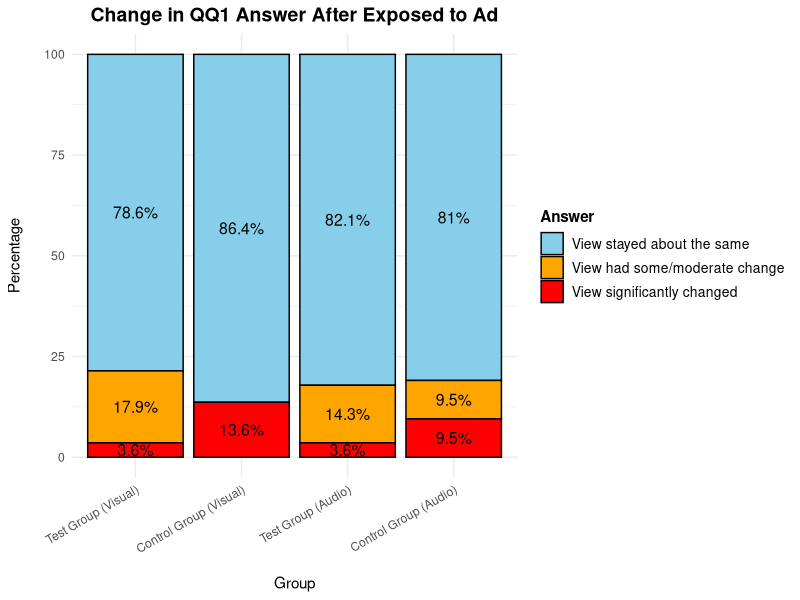
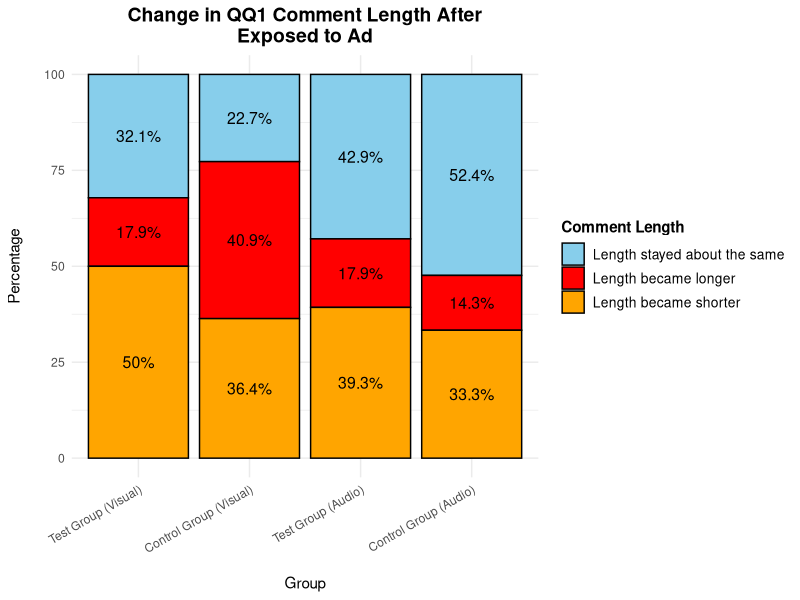
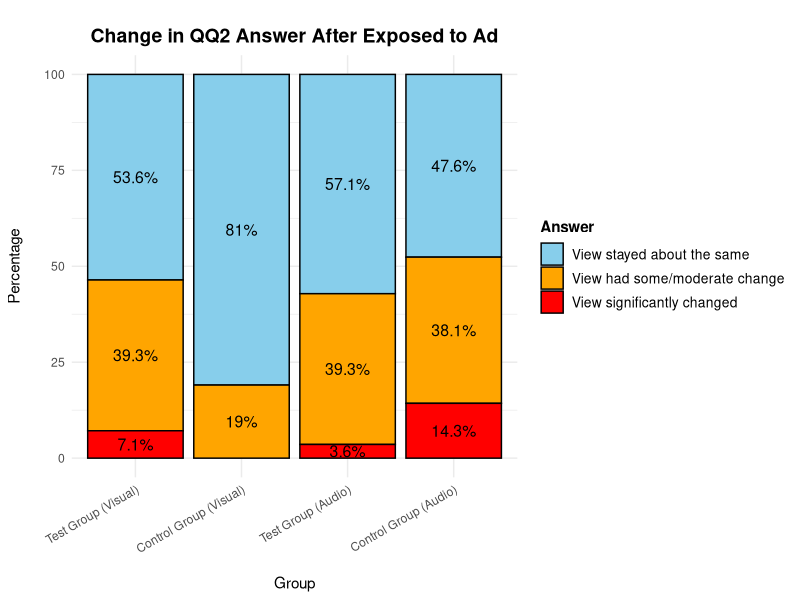
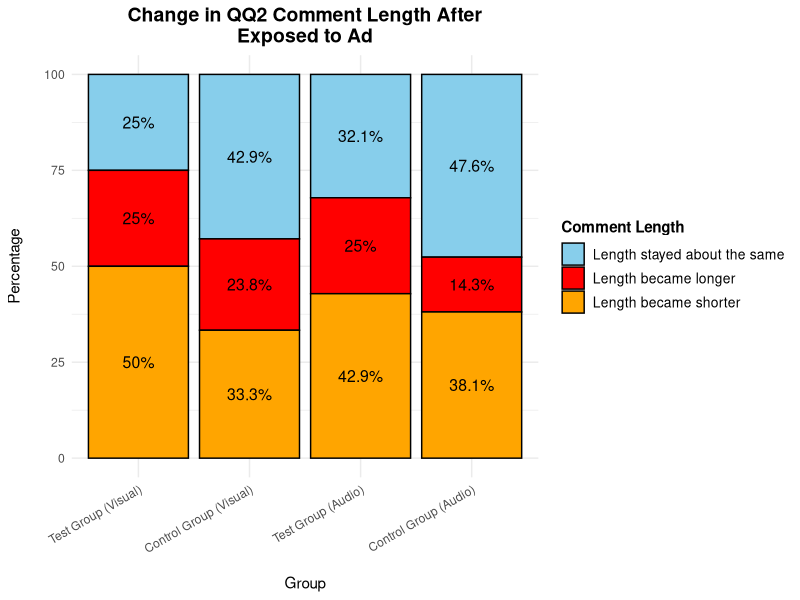
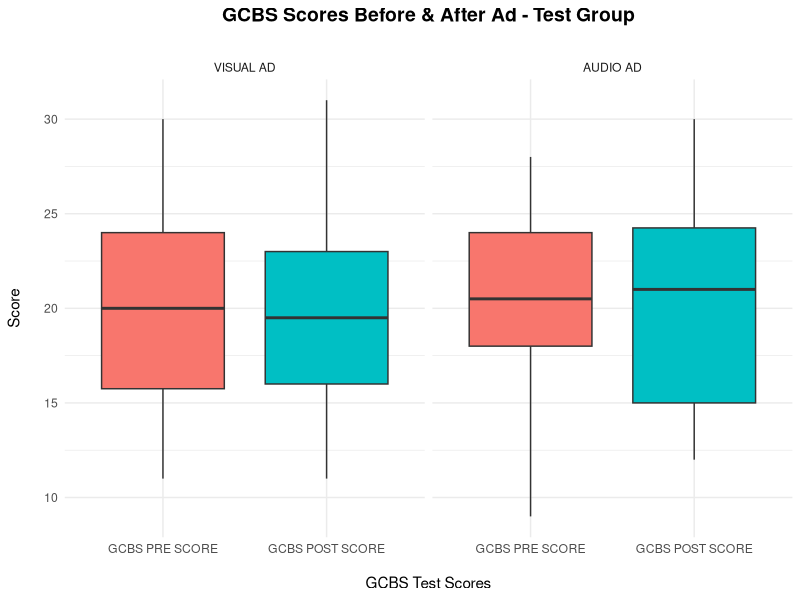
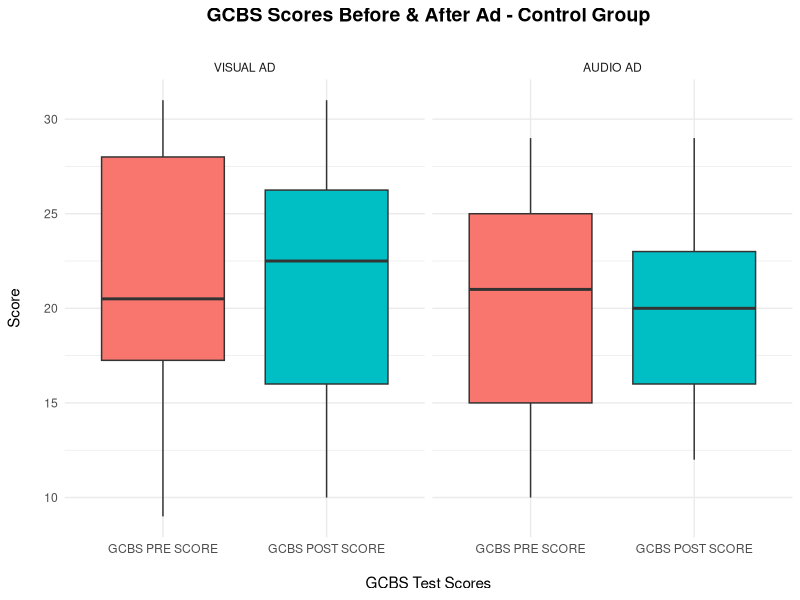

Recreate these plots in R, in order.
## ---- chunk 1

# Load library and dataset

#install.packages("rmarkdown")
#install.packages("tinytex")
#tinytex::install_tinytex()
#install.packages("gridExtra")
#install.packages("cowplot")

library(gridExtra)
library(readxl)
library(dplyr)
library(corrplot)
library(writexl)
library(ggplot2)

misinfo <- read_excel("data/sketches_for_skepticism_shortened.xlsx")
summary(misinfo)
## ---- chunk 2

# Filtered data set to columns I need

# Columns I need: 

# PARTICIPANT ID
# GROUP
# CHANGED_VIEWS_QQ1
# CHANGED_LENGTH_QQ1
# CHANGED_VIEWS_QQ2
# CHANGED_LENGTH_QQ2
# GCBS PRE SCORE
# GCBS POST SCORE
# PRE & POST SCORE
# GCBS CHANGE
# MIST-20 PRE SCORE
# MIST-20 POST SCORE
# MIST-20 CHANGE
# ITMIST PRE SCORE
# ITMIST POST SCORE
# ITMIST CHANGE
# UNDERSTANDABILITY
# SENTIMENT
# ADDITIONAL THOUGHTS

misinfo_filtered <- misinfo %>%
  select(`PARTICIPANT ID`, GROUP, CHANGED_VIEWS_QQ1, CHANGED_LENGTH_QQ1,
         CHANGED_VIEWS_QQ2, CHANGED_LENGTH_QQ2, `GCBS PRE SCORE`, 
         `GCBS POST SCORE`, `PRE & POST SCORE`, `GCBS CHANGE`, 
         `MIST-20 PRE SCORE`, `MIST-20 POST SCORE`, `MIST-20 CHANGE`, 
         `ITMIST PRE SCORE`, `ITMIST POST SCORE`, `ITMIST CHANGE`, 
         UNDERSTANDABILITY, SENTIMENT, `ADDITIONAL THOUGHTS`)
## ---- chunk 3
# Turn "character" columns into factors

# Columns that need to be turned into factors: 

# GROUP
#   "Test Group (Visual)"
#   "Control Group (Visual)"
#   "Test Group (Audio)"
#   "Control Group (Audio)"

# CHANGED_VIEWS_QQ1
#   "View stayed about the same"
#   "View had some/moderate change"
#   "View significantantly changed"

# CHANGED_LENGTH_QQ1
#   "Comment length became slightly or significantly shorter"
#   "Comment length became slightly or significantly longer" 
#   "Comment length stayed about the same"

# CHANGED_VIEWS_QQ2

# CHANGED_LENGTH_QQ2

# UNDERSTANDABILITY

# SENTIMENT

# `ADDITIONAL THOUGHTS`

# Mapping categorical variables to numerical values
misinfo_filtered <- misinfo_filtered %>%
  mutate(
    GROUP = case_when(
      GROUP == "Test Group (Visual)" ~ 1,
      GROUP == "Control Group (Visual)" ~ 2,
      GROUP == "Test Group (Audio)" ~ 3,
      GROUP == "Control Group (Audio)" ~ 4
    ),
    CHANGED_VIEWS_QQ1 = case_when(
      CHANGED_VIEWS_QQ1 == "View stayed about the same" ~ 1,
      CHANGED_VIEWS_QQ1 == "View had some/moderate change" ~ 2,
      CHANGED_VIEWS_QQ1 == "View significantly changed" ~ 3
    ),
    CHANGED_LENGTH_QQ1 = case_when(
      CHANGED_LENGTH_QQ1 == "Comment length became slightly or significantly shorter" ~ 1,
      CHANGED_LENGTH_QQ1 == "Comment length became slightly or significantly longer" ~ 2,
      CHANGED_LENGTH_QQ1 == "Comment length stayed about the same" ~ 3
    ),
    CHANGED_VIEWS_QQ2 = case_when(
      CHANGED_VIEWS_QQ2 == "View stayed about the same" ~ 1,
      CHANGED_VIEWS_QQ2 == "View had some/moderate change" ~ 2,
      CHANGED_VIEWS_QQ2 == "View significantly changed" ~ 3
    ),
    CHANGED_LENGTH_QQ2 = case_when(
      CHANGED_LENGTH_QQ2 == "Comment length became slightly or significantly shorter" ~ 1,
      CHANGED_LENGTH_QQ2 == "Comment length became slightly or significantly longer" ~ 2,
      CHANGED_LENGTH_QQ2 == "Comment length stayed about the same" ~ 3
    ),
    SENTIMENT = case_when(
      SENTIMENT == "Positive" ~ 1,
      SENTIMENT == "Negative" ~ 2,
      SENTIMENT == "Neutral" ~ 3
    )
  )

# Check the updated dataset
head(misinfo_filtered)

# Check for missing values in the dataset
colSums(is.na(misinfo_filtered))

# Ensure CHANGED_VIEWS_QQ1 is treated as a factor
#misinfo_filtered$CHANGED_VIEWS_QQ1 <- as.factor(misinfo_filtered$CHANGED_VIEWS_QQ1)

# Ensure CHANGED_LENGTH_QQ1 is treated as a factor
#misinfo_filtered$CHANGED_LENGTH_QQ1 <- as.factor(misinfo_filtered$CHANGED_LENGTH_QQ1)

# Ensure SENTIMENT is treated as a factor
#misinfo_filtered$SENTIMENT <- as.factor(misinfo_filtered$SENTIMENT)
## ---- chunk 4

library(ggplot2)
library(dplyr)

# Create an empty list to store pie charts
pie_charts <- list()

# Define a vector to map numeric values to descriptions for CHANGED_VIEWS_QQ1
view_labels <- c("1" = "View stayed about the same",
                 "2" = "View had some/moderate change",
                 "3" = "View significantly changed")

# Custom colors for each section (You can change these to any colors you prefer)
#custom_colors <- c("skyblue", "lightgreen", "coral")
custom_colors <- c("skyblue", "orange", "red")

# Define a vector to map numeric GROUP values to their corresponding titles
group_titles <- c(
  "1" = "Test Group (Visual)",
  "2" = "Control Group (Visual)",
  "3" = "Test Group (Audio)",
  "4" = "Control Group (Audio)"
)

# Loop through each GROUP value (numeric) and create pie charts
for (group_value in unique(misinfo_filtered$GROUP)) {
  
  # Convert group_value to a character (because group_titles uses character keys)
  group_name <- as.character(group_value)
  
  # Prepare data for pie chart
  pie_data <- misinfo_filtered %>%
    filter(GROUP == group_value) %>%
    count(CHANGED_VIEWS_QQ1) %>%
    mutate(percentage = n / sum(n) * 100,
           label = paste0(round(percentage, 1), "%"))  # Create labels with percentage signs
  
  # Ensure CHANGED_VIEWS_QQ1 is a factor
  pie_data$CHANGED_VIEWS_QQ1 <- factor(pie_data$CHANGED_VIEWS_QQ1, levels = c("1", "2", "3"))
  
  # Generate pie chart with custom colors and black borders
  p <- ggplot(pie_data, aes(x = "", y = n, fill = CHANGED_VIEWS_QQ1)) +
    geom_bar(stat = "identity", width = 1, color = "black") +  # Add black border around sections
    coord_polar(theta = "y") +
    geom_text(aes(label = label), position = position_stack(vjust = 0.7), color = "black", size = 3, fontface = "bold") +  # Add labels inside the pie
    labs(title = group_titles[group_name],  # Custom title based on group_name
         fill = "Change in Views") +  # Rename the legend
    scale_fill_manual(values = custom_colors, labels = view_labels) +  # Apply custom colors
    theme_void() +  # Remove unnecessary gridlines
    theme(legend.position = "right")  # Ensure the legend is visible
  
  # Store the plot in the list with the group value as the name
  pie_charts[[paste0("Group_", group_name)]] <- p
}

# View stored pie charts
#pie_charts[["Group_1"]]  # View the pie chart for "Test Group (Visual)"
#pie_charts[["Group_2"]]  # View the pie chart for "Control Group (Visual)"
#pie_charts[["Group_3"]]  # View the pie chart for "Test Group (Audio)"
#pie_charts[["Group_4"]]  # View the pie chart for "Control Group (Audio)"

# Combine the first two and the last two pie charts in a 2x2 grid
#grid.arrange(
#  pie_charts[["Group_1"]],  # Test Group (Visual)
#  pie_charts[["Group_2"]]  # Control Group (Visual)
  #pie_charts[["Group_3"]],  # Test Group (Audio)
  #pie_charts[["Group_4"]],  # Control Group (Audio)
  #nrow = 2  # Arrange in 2 rows
  #ncol = 1   # Arrange in 2 columns
#)
## ---- chunk 5

library(gridExtra)
library(cowplot)

# Function to extract the legend from a ggplot
get_legend <- function(my_plot) {
  g <- ggplotGrob(my_plot)
  legend <- g$grobs[[which(sapply(g$grobs, function(x) x$name) == "guide-box")]]
  return(legend)
}

# Extract the legend from one of the pie charts
shared_legend <- get_legend(pie_charts[["Group_1"]])

# Apply centered titles to all four plots
plot1 <- pie_charts[["Group_1"]] +
  ggtitle("Test Group (Visual)") +
  theme(plot.title = element_text(hjust = 0.5), legend.position = "none")

plot2 <- pie_charts[["Group_2"]] +
  ggtitle("Control Group (Visual)") +
  theme(plot.title = element_text(hjust = 0.5), legend.position = "none")

plot3 <- pie_charts[["Group_3"]] +
  ggtitle("Test Group (Audio)") +
  theme(plot.title = element_text(hjust = 0.5), legend.position = "none")

plot4 <- pie_charts[["Group_4"]] +
  ggtitle("Control Group (Audio)") +
  theme(plot.title = element_text(hjust = 0.5), legend.position = "none")

# Arrange first row (Visual groups)
#row1 <- arrangeGrob(plot1, plot2, nrow = 1)

# Arrange second row (Audio groups)
#row2 <- arrangeGrob(plot3, plot4, nrow = 1)

# Arrange everything correctly
#grid.arrange(
#  row1,
#  row2,
#  shared_legend,
#  nrow = 3,
#  heights = c(4, 4, 2)  # Adjust height ratios for better spacing
#)

## ---- chunk 6

library(gridExtra)
library(cowplot)

# Function to extract the legend from a ggplot
get_legend <- function(my_plot) {
  g <- ggplotGrob(my_plot)
  legend <- g$grobs[[which(sapply(g$grobs, function(x) x$name) == "guide-box")]]
  return(legend)
}

# Extract the legend from one of the pie charts
shared_legend <- get_legend(pie_charts[["Group_1"]])

# Apply centered titles to all four plots
plot1 <- pie_charts[["Group_1"]] +
  ggtitle("Test Group") +
  theme(plot.title = element_text(hjust = 0.5), legend.position = "none") # Visual Test Group

plot2 <- pie_charts[["Group_2"]] +
  ggtitle("Control Group") +
  theme(plot.title = element_text(hjust = 0.5), legend.position = "none") # Visual Control Group

plot3 <- pie_charts[["Group_3"]] +
  ggtitle("Test Group") +
  theme(plot.title = element_text(hjust = 0.5), legend.position = "none") # Audio Test Group

plot4 <- pie_charts[["Group_4"]] +
  ggtitle("Control Group") +
  theme(plot.title = element_text(hjust = 0.5), legend.position = "none") # Audio Control Group

#grid.arrange(
#  arrangeGrob(
#    plot1, plot2,
#    nrow = 1
#  ),
#  shared_legend,
#  nrow = 2,
#  heights = c(4, 2)  # Adjust height ratios for better spacing
#)
## ---- chunk 7

#grid.arrange(
#  arrangeGrob(
#    plot3, plot4,
#    nrow = 1
#  ),
#  shared_legend,
#  nrow = 2,
#  heights = c(4, 2)  # Adjust height ratios for better spacing
#)

# heights = c(4, 1)  # Original ratio
## ---- chunk 8

# THIS IS JUST THE CODE TO PERFORM THE ANALYSIS ON COMMENT LENGTH

# Create an empty list to store pie charts
pie_charts <- list()

# Define a vector to map numeric values to descriptions for CHANGED_VIEWS_QQ1
view_labels <- c("1" = "Comment length stayed about the same",
                 "2" = "Comment length became slightly or significantly longer",
                 "3" = "Comment length became slightly or significantly shorter")

# Custom colors for each section (You can change these to any colors you prefer)
#custom_colors <- c("skyblue", "lightgreen", "coral")
custom_colors <- c("skyblue", "red", "orange")

# Define a vector to map numeric GROUP values to their corresponding titles
group_titles <- c(
  "1" = "Test Group (Visual)",
  "2" = "Control Group (Visual)",
  "3" = "Test Group (Audio)",
  "4" = "Control Group (Audio)"
)

# Loop through each GROUP value (numeric) and create pie charts
for (group_value in unique(misinfo_filtered$GROUP)) {
  
  # Convert group_value to a character (because group_titles uses character keys)
  group_name <- as.character(group_value)
  
  # Prepare data for pie chart
  pie_data <- misinfo_filtered %>%
    filter(GROUP == group_value) %>%
    count(CHANGED_LENGTH_QQ1) %>%
    mutate(percentage = n / sum(n) * 100,
           label = paste0(round(percentage, 1), "%"))  # Create labels with percentage signs
  
  # Ensure CHANGED_VIEWS_QQ1 is a factor
  pie_data$CHANGED_LENGTH_QQ1 <- factor(pie_data$CHANGED_LENGTH_QQ1, levels = c("1", "2", "3"))
  
  # Generate pie chart with custom colors and black borders
  p <- ggplot(pie_data, aes(x = "", y = n, fill = CHANGED_LENGTH_QQ1)) +
    geom_bar(stat = "identity", width = 1, color = "black") +  # Add black border around sections
    coord_polar(theta = "y") +
    geom_text(aes(label = label), position = position_stack(vjust = 0.7), color = "black", size = 3, fontface = "bold") +  # Add labels inside the pie
    labs(title = group_titles[group_name],  # Custom title based on group_name
         fill = "Change in Comment Length") +  # Rename the legend
    scale_fill_manual(values = custom_colors, labels = view_labels) +  # Apply custom colors
    theme_void() +  # Remove unnecessary gridlines
    theme(legend.position = "right")  # Ensure the legend is visible
  
  # Store the plot in the list with the group value as the name
  pie_charts[[paste0("Group_", group_name)]] <- p
}

# The first two pie charts


# Function to extract the legend from a ggplot
get_legend <- function(my_plot) {
  g <- ggplotGrob(my_plot)
  legend <- g$grobs[[which(sapply(g$grobs, function(x) x$name) == "guide-box")]]
  return(legend)
}

# Extract the legend from one of the pie charts
shared_legend <- get_legend(pie_charts[["Group_1"]])

# Apply centered titles to all four plots
plot1 <- pie_charts[["Group_1"]] +
  ggtitle("Test Group") +
  theme(plot.title = element_text(hjust = 0.5), legend.position = "none") # Visual Test Group

plot2 <- pie_charts[["Group_2"]] +
  ggtitle("Control Group") +
  theme(plot.title = element_text(hjust = 0.5), legend.position = "none") # Visual Control Group

plot3 <- pie_charts[["Group_3"]] +
  ggtitle("Test Group") +
  theme(plot.title = element_text(hjust = 0.5), legend.position = "none") # Audio Test Group

plot4 <- pie_charts[["Group_4"]] +
  ggtitle("Control Group") +
  theme(plot.title = element_text(hjust = 0.5), legend.position = "none") # Audio Control Group

#grid.arrange(
#  arrangeGrob(
#    plot1, plot2,
#    nrow = 1
#  ),
#  shared_legend,
#  nrow = 2,
#  heights = c(4, 2)  # Adjust height ratios for better spacing
#)
## ---- chunk 9

# Prepare data for stacked bar chart
stacked_data <- misinfo_filtered %>%
  count(GROUP, CHANGED_VIEWS_QQ1) %>%
  group_by(GROUP) %>%
  mutate(percentage = n / sum(n) * 100) %>%  # Convert to percentage
  ungroup()

# Ensure GROUP and CHANGED_LENGTH_QQ1 are factors for proper ordering
stacked_data$GROUP <- factor(stacked_data$GROUP, levels = c("1", "2", "3", "4"))
stacked_data$CHANGED_VIEWS_QQ1 <- factor(stacked_data$CHANGED_VIEWS_QQ1, levels = c("1", "2", "3"))

# Define custom labels for groups
group_titles <- c(
  "1" = "Test Group (Visual)",
  "2" = "Control Group (Visual)",
  "3" = "Test Group (Audio)",
  "4" = "Control Group (Audio)"
)

# Define a vector to map numeric values to descriptions for CHANGED_VIEWS_QQ1
view_labels <- c("1" = "View stayed about the same",
                 "2" = "View had some/moderate change",
                 "3" = "View significantly changed")

# Custom colors
custom_colors <- c("skyblue", "orange", "red")

# Create the stacked bar chart
stacked_bar_chart <- ggplot(stacked_data, aes(x = GROUP, y = percentage, fill = CHANGED_VIEWS_QQ1)) +
  geom_bar(stat = "identity", color = "black") +  # Stacked bars with black borders
  geom_text(aes(label = paste0(round(percentage, 1), "%")), 
            position = position_stack(vjust = 0.5),  # Position labels in center of bars
            color = "black", size = 4) +  # Adjust label size and color
  labs(
    title = "Change in QQ1 Answer After Exposed to Ad",
    x = "\nGroup",
    y = "Percentage\n",
    fill = "Answer"
  ) +
  scale_x_discrete(labels = group_titles) +  # Map numeric groups to names
  scale_fill_manual(values = custom_colors, labels = view_labels) +  # Apply colors and labels
  theme_minimal() + 
  theme(
    plot.title = element_text(hjust = 0.5, size = 14, face = "bold"),  # Center and style the title
    axis.text.x = element_text(angle = 30, hjust = 1),  # Tilt x-axis labels for readability
    legend.position = "right",  # Keep legend visible
    legend.title = element_text(face = "bold"),
    legend.text = element_text(size = 10)
  )

# Print the stacked bar chart
print(stacked_bar_chart)
## ---- chunk 10

# Load necessary libraries
library(ggplot2)
library(dplyr)

# Prepare data for stacked bar chart
stacked_data <- misinfo_filtered %>%
  count(GROUP, CHANGED_LENGTH_QQ1) %>%
  group_by(GROUP) %>%
  mutate(percentage = n / sum(n) * 100) %>%  # Convert to percentage
  ungroup()

# Ensure GROUP and CHANGED_LENGTH_QQ1 are factors for proper ordering
stacked_data$GROUP <- factor(stacked_data$GROUP, levels = c("1", "2", "3", "4"))
stacked_data$CHANGED_LENGTH_QQ1 <- factor(stacked_data$CHANGED_LENGTH_QQ1, levels = c("1", "2", "3"))

# Define custom labels for groups
group_titles <- c(
  "1" = "Test Group (Visual)",
  "2" = "Control Group (Visual)",
  "3" = "Test Group (Audio)",
  "4" = "Control Group (Audio)"
)

# Define labels for CHANGED_LENGTH_QQ1
view_labels <- c("1" = "Length stayed about the same",
                 "2" = "Length became longer",
                 "3" = "Length became shorter")

# Custom colors
custom_colors <- c("skyblue", "red", "orange")

# Create the stacked bar chart
stacked_bar_chart <- ggplot(stacked_data, aes(x = GROUP, y = percentage, fill = CHANGED_LENGTH_QQ1)) +
  geom_bar(stat = "identity", color = "black") +  # Stacked bars with black borders
  geom_text(aes(label = paste0(round(percentage, 1), "%")), 
            position = position_stack(vjust = 0.5),  # Position labels in center of bars
            color = "black", size = 4) +  # Adjust label size and color
  labs(
    title = "Change in QQ1 Comment Length After\nExposed to Ad",
    x = "\nGroup",
    y = "Percentage\n",
    fill = "Comment Length"
  ) +
  scale_x_discrete(labels = group_titles) +  # Map numeric groups to names
  scale_fill_manual(values = custom_colors, labels = view_labels) +  # Apply colors and labels
  theme_minimal() + 
  theme(
    plot.title = element_text(hjust = 0.5, size = 14, face = "bold"),  # Center and style the title
    axis.text.x = element_text(angle = 30, hjust = 1),  # Tilt x-axis labels for readability
    legend.position = "right",  # Keep legend visible
    legend.title = element_text(face = "bold"),
    legend.text = element_text(size = 10)
  )

# Print the stacked bar chart
print(stacked_bar_chart)
## ---- chunk 11

library(tidyr)  # Ensure tidyr is loaded for drop_na()

# Prepare data for stacked bar chart
stacked_data <- misinfo_filtered %>%
  drop_na(CHANGED_VIEWS_QQ2) %>%  # Removes rows with NA in CHANGED_VIEWS_QQ2
  count(GROUP, CHANGED_VIEWS_QQ2) %>%
  group_by(GROUP) %>%
  mutate(percentage = n / sum(n) * 100) %>%  # Convert to percentage
  ungroup()

# Ensure GROUP and CHANGED_VIEWS_QQ2 are factors for proper ordering
stacked_data$GROUP <- factor(stacked_data$GROUP, levels = c("1", "2", "3", "4"))
stacked_data$CHANGED_VIEWS_QQ2 <- factor(stacked_data$CHANGED_VIEWS_QQ2, levels = c("1", "2", "3"))

# Define custom labels for groups
group_titles <- c(
  "1" = "Test Group (Visual)",
  "2" = "Control Group (Visual)",
  "3" = "Test Group (Audio)",
  "4" = "Control Group (Audio)"
)

# Define a vector to map numeric values to descriptions for CHANGED_VIEWS_QQ2
view_labels <- c("1" = "View stayed about the same",
                 "2" = "View had some/moderate change",
                 "3" = "View significantly changed")

# Custom colors
custom_colors <- c("skyblue", "orange", "red")

# Create the stacked bar chart
stacked_bar_chart <- ggplot(stacked_data, aes(x = GROUP, y = percentage, fill = CHANGED_VIEWS_QQ2)) +
  geom_bar(stat = "identity", color = "black") +  # Stacked bars with black borders
  geom_text(aes(label = paste0(round(percentage, 1), "%")), 
            position = position_stack(vjust = 0.5),  # Position labels in center of bars
            color = "black", size = 4) +  # Adjust label size and color
  labs(
    title = "\nChange in QQ2 Answer After Exposed to Ad",
    x = "\nGroup",
    y = "Percentage\n",
    fill = "Answer"
  ) +
  scale_x_discrete(labels = group_titles) +  # Map numeric groups to names
  scale_fill_manual(values = custom_colors, labels = view_labels) +  # Apply colors and labels
  theme_minimal() + 
  theme(
    plot.title = element_text(hjust = 0.5, size = 14, face = "bold"),  # Center and style the title
    axis.text.x = element_text(angle = 30, hjust = 1),  # Tilt x-axis labels for readability
    legend.position = "right",  # Keep legend visible
    legend.title = element_text(face = "bold"),
    legend.text = element_text(size = 10)
  )

# Print the stacked bar chart
print(stacked_bar_chart)
## ---- chunk 12

# Load necessary libraries
library(ggplot2)
library(dplyr)
library(tidyr)  # Ensure tidyr is loaded for drop_na()

# Prepare data for stacked bar chart, removing NA values only for this analysis
stacked_data <- misinfo_filtered %>%
  drop_na(CHANGED_LENGTH_QQ2) %>%  # Removes rows with NA in CHANGED_LENGTH_QQ2
  count(GROUP, CHANGED_LENGTH_QQ2) %>%
  group_by(GROUP) %>%
  mutate(percentage = n / sum(n) * 100) %>%  # Convert to percentage
  ungroup()

# Ensure GROUP and CHANGED_LENGTH_QQ2 are factors for proper ordering
stacked_data$GROUP <- factor(stacked_data$GROUP, levels = c("1", "2", "3", "4"))
stacked_data$CHANGED_LENGTH_QQ2 <- factor(stacked_data$CHANGED_LENGTH_QQ2, levels = c("1", "2", "3"))

# Define custom labels for groups
group_titles <- c(
  "1" = "Test Group (Visual)",
  "2" = "Control Group (Visual)",
  "3" = "Test Group (Audio)",
  "4" = "Control Group (Audio)"
)

# Define labels for CHANGED_LENGTH_QQ2
view_labels <- c("1" = "Length stayed about the same",
                 "2" = "Length became longer",
                 "3" = "Length became shorter")

# Custom colors
custom_colors <- c("skyblue", "red", "orange")

# Create the stacked bar chart
stacked_bar_chart <- ggplot(stacked_data, aes(x = GROUP, y = percentage, fill = CHANGED_LENGTH_QQ2)) +
  geom_bar(stat = "identity", color = "black") +  # Stacked bars with black borders
  geom_text(aes(label = paste0(round(percentage, 1), "%")), 
            position = position_stack(vjust = 0.5),  # Position labels in center of bars
            color = "black", size = 4) +  # Adjust label size and color
  labs(
    title = "Change in QQ2 Comment Length After\nExposed to Ad",
    x = "\nGroup",
    y = "Percentage\n",
    fill = "Comment Length"
  ) +
  scale_x_discrete(labels = group_titles) +  # Map numeric groups to names
  scale_fill_manual(values = custom_colors, labels = view_labels) +  # Apply colors and labels
  theme_minimal() + 
  theme(
    plot.title = element_text(hjust = 0.5, size = 14, face = "bold"),  # Center and style the title
    axis.text.x = element_text(angle = 30, hjust = 1),  # Tilt x-axis labels for readability
    legend.position = "right",  # Keep legend visible
    legend.title = element_text(face = "bold"),
    legend.text = element_text(size = 10)
  )

# Print the stacked bar chart
print(stacked_bar_chart)
## ---- chunk 13

# Create a box plot for GCBS PRE SCORE by GROUP
box_plot <- ggplot(misinfo_filtered, aes(x = as.factor(GROUP), y = `GCBS PRE SCORE`, fill = as.factor(GROUP))) +
  geom_boxplot(outlier.colour = "red", outlier.shape = 16, outlier.size = 2) +  # Boxplot with outliers in red
  labs(
    title = "Distribution of GCBS Pre Score by Group",
    x = "Group",
    y = "GCBS Pre Score"
  ) +
  scale_x_discrete(labels = group_titles) +  # Apply custom labels for groups
  theme_minimal() +
  theme(
    plot.title = element_text(hjust = 0.5, size = 14, face = "bold"),
    legend.position = "none"  # Hide legend since colors represent groups
  )

# Print the box plot
#print(box_plot)

# Create a box plot for GCBS POST SCORE by GROUP
box_plot_post <- ggplot(misinfo_filtered, aes(x = as.factor(GROUP), y = `GCBS POST SCORE`, fill = as.factor(GROUP))) +
  geom_boxplot(outlier.colour = "red", outlier.shape = 16, outlier.size = 2) +  # Boxplot with outliers in red
  labs(
    title = "Distribution of GCBS Post Score by Group",
    x = "Group",
    y = "GCBS Post Score"
  ) +
  scale_x_discrete(labels = group_titles) +  # Apply custom labels for groups
  theme_minimal() +
  theme(
    plot.title = element_text(hjust = 0.5, size = 14, face = "bold"),
    legend.position = "none"  # Hide legend since colors represent groups
  )

# Print the box plot
#print(box_plot_post)
## ---- chunk 14

# Load necessary libraries
library(ggplot2)
library(dplyr)
library(tidyr)
library(gridExtra)

# Define custom labels for groups
group_titles <- c(
  "1" = "VISUAL AD", # Test Group (Visual)
  "2" = "VISUAL AD", # Control Group (Visual)
  "3" = "AUDIO AD", # Test Group (Audio)
  "4" = "AUDIO AD" # Control Group (Audio)
)

# Reshape the data to long format for easier faceting
long_data <- misinfo_filtered %>%
  select(GROUP, `GCBS PRE SCORE`, `GCBS POST SCORE`) %>%
  pivot_longer(cols = c(`GCBS PRE SCORE`, `GCBS POST SCORE`), 
               names_to = "Test_Time", 
               values_to = "Score") %>%
  mutate(Test_Time = factor(Test_Time, levels = c("GCBS PRE SCORE", "GCBS POST SCORE")))

# Create the first plot for Groups 1 and 2 (Visual Test and Control)
plot1 <- ggplot(long_data %>% filter(GROUP %in% c(1, 3)), aes(x = Test_Time, y = Score, fill = Test_Time)) +
  geom_boxplot(outlier.colour = "red", outlier.shape = 16, outlier.size = 2) +
  facet_wrap(~ GROUP, labeller = as_labeller(group_titles)) +  # Only for Groups 1 and 2
  labs(
    title = "GCBS Scores Before & After Ad - Test Group\n",
    x = "\nGCBS Test Scores",
    y = "Score\n"
  ) +
  theme_minimal() +
  theme(
    plot.title = element_text(hjust = 0.5, size = 14, face = "bold"),
    legend.position = "none"
  )

# Use grid.arrange to display both plots together
grid.arrange(plot1)  # Arrange plots side by side
## ---- chunk 15

# Load necessary libraries
library(ggplot2)
library(dplyr)
library(tidyr)
library(gridExtra)

# Define custom labels for groups
group_titles <- c(
  "1" = "VISUAL AD", # Test Group (Visual)
  "2" = "VISUAL AD", # Control Group (Visual)
  "3" = "AUDIO AD", # Test Group (Audio)
  "4" = "AUDIO AD" # Control Group (Audio)
)

# Reshape the data to long format for easier faceting
long_data <- misinfo_filtered %>%
  select(GROUP, `GCBS PRE SCORE`, `GCBS POST SCORE`) %>%
  pivot_longer(cols = c(`GCBS PRE SCORE`, `GCBS POST SCORE`), 
               names_to = "Test_Time", 
               values_to = "Score") %>%
  mutate(Test_Time = factor(Test_Time, levels = c("GCBS PRE SCORE", "GCBS POST SCORE")))

# Create the plot for Groups 2 and 4 (Control Group)
plot2 <- ggplot(long_data %>% filter(GROUP %in% c(2, 4)), aes(x = Test_Time, y = Score, fill = Test_Time)) +
  geom_boxplot(outlier.colour = "red", outlier.shape = 16, outlier.size = 2) +
  facet_wrap(~ GROUP, labeller = as_labeller(group_titles)) +  # Only for Groups 2 and 4
  labs(
    title = "GCBS Scores Before & After Ad - Control Group\n",
    x = "\nGCBS Test Scores",
    y = "Score\n"
  ) +
  theme_minimal() +
  theme(
    plot.title = element_text(hjust = 0.5, size = 14, face = "bold"),
    legend.position = "none"
  )

# Use grid.arrange to display the plot
grid.arrange(plot2)  # Display the plot for Control Groups (2 & 4)
## ---- chunk 16


## ---- chunk 17

#grid.arrange(
#  arrangeGrob(
#    plot3, plot4,
#    nrow = 1
#  ),
#  shared_legend,
#  nrow = 2,
#  heights = c(4, 2)  # Adjust height ratios for better spacing
#)

# heights = c(4, 1)  # Original ratio
## ---- chunk 18

# This was my original for what I plotted above

# Arrange the last two pie charts with the shared legend
#grid.arrange(
#  arrangeGrob(
#    pie_charts[["Group_3"]] + theme(legend.position = "none"),
#    pie_charts[["Group_4"]] + theme(legend.position = "none"),
#    nrow = 1
#  ),
#  shared_legend,
#  nrow = 2,
#  heights = c(4, 1)  # Adjust height ratio
#)
## ---- chunk 19

# These were just test pie charts which only displays each plot individually

library(ggplot2)
library(dplyr)

# Create an empty list to store pie charts
pie_charts <- list()

# Define a vector to map numeric values to descriptions for CHANGED_VIEWS_QQ1
view_labels <- c("1" = "View stayed about the same",
                 "2" = "View had some/moderate change",
                 "3" = "View significantly changed")

# Custom colors for each section (You can change these to any colors you prefer)
#custom_colors <- c("skyblue", "orange", "red")
custom_colors <- c("skyblue", "lightgreen", "coral")

# Loop through each GROUP value and create pie charts
for (group_value in unique(misinfo_filtered$GROUP)) {
  
  # Prepare data for pie chart
  pie_data <- misinfo_filtered %>%
    filter(GROUP == group_value) %>%
    count(CHANGED_VIEWS_QQ1) %>%
    mutate(percentage = n / sum(n) * 100,
           label = paste0(round(percentage, 1), "%"))  # Create labels with percentage signs
  
  # Ensure CHANGED_VIEWS_QQ1 is a factor
  pie_data$CHANGED_VIEWS_QQ1 <- factor(pie_data$CHANGED_VIEWS_QQ1, levels = c(1, 2, 3))
  
  # Generate pie chart with custom colors and black borders
  p <- ggplot(pie_data, aes(x = "", y = n, fill = CHANGED_VIEWS_QQ1)) +
    geom_bar(stat = "identity", width = 1, color = "black") +  # Add black border around sections
    coord_polar(theta = "y") +
    geom_text(aes(label = label), position = position_stack(vjust = 0.5), color = "black", size = 5) +  # Add labels inside the pie
    labs(title = paste("Pie Chart of CHANGED_VIEWS_QQ1 for GROUP", group_value),
         fill = "Change in Answer") +  # Rename the legend
    scale_fill_manual(values = custom_colors, labels = view_labels) +  # Apply custom colors
    theme_void() +  # Remove unnecessary gridlines
    theme(legend.position = "right")  # Ensure the legend is visible
  
  # Store the plot in the list with the group value as the name
  pie_charts[[paste0("Group_", group_value)]] <- p
}

# View stored pie charts
#pie_charts[["Group_1"]]  # Example: Display pie chart for Group 1
#pie_charts[["Group_2"]]  # Example: Display pie chart for Group 2
#pie_charts[["Group_3"]]  # Example: Display pie chart for Group 3
#pie_charts[["Group_4"]]  # Example: Display pie chart for Group 4
